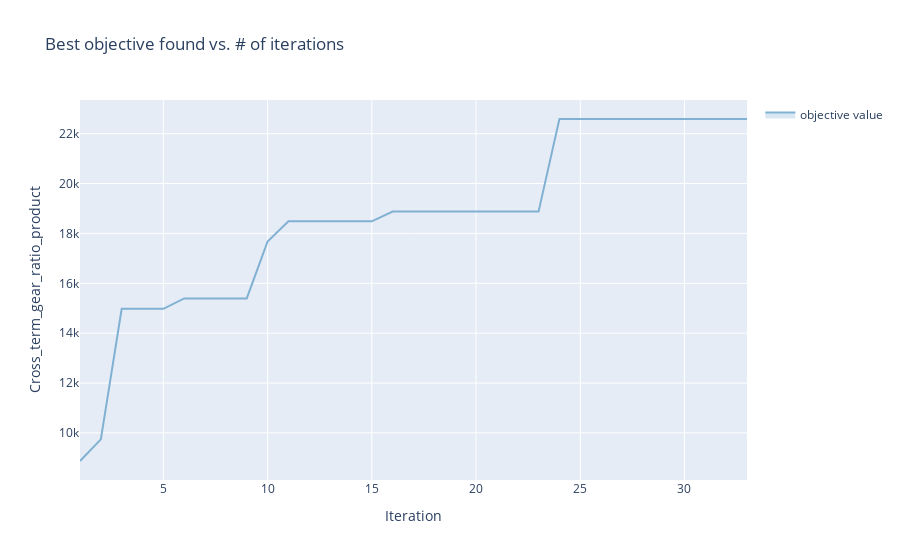

Here is the notebook cell this chart was saved with:
### Code cell
render(Tag_client.get_optimization_trace())

### Figure 1 — Plotly figure (JSON) as saved in the notebook; plotly's stock layout.template omitted (floating-point values rounded to 4 significant figures)
{"data": [{"hoverinfo": "none", "legendgroup": "", "line": {"width": 0}, "mode": "lines", "showlegend": false, "type": "scatter", "x": [1, 2, 3, 4, 5, 6, 7, 8, 9, 10, 11, 12, 13, 14, 15, 16, 17, 18, 19, 20, 21, 22, 23, 24, 25, 26, 27, 28, 29, 30, 31, 32, 33], "y": [8873.0, 9739.0, 14980.0, 14980.0, 14980.0, 15390.0, 15390.0, 15390.0, 15390.0, 17680.0, 18490.0, 18490.0, 18490.0, 18490.0, 18490.0, 18880.0, 18880.0, 18880.0, 18880.0, 18880.0, 18880.0, 18880.0, 18880.0, 22590.0, 22590.0, 22590.0, 22590.0, 22590.0, 22590.0, 22590.0, 22590.0, 22590.0, 22590.0]}, {"fill": "tonexty", "fillcolor": "rgba(128,177,211,0.3)", "legendgroup": "objective value", "line": {"color": "rgba(128,177,211,1)"}, "mode": "lines", "name": "objective value", "text": ["Parameterization has too many items to render on hover (16).", "Parameterization has too many items to render on hover (16).", "Parameterization has too many items to render on hover (16).", "Parameterization has too many items to render on hover (16).", "Parameterization has too many items to render on hover (16).", "Parameterization has too many items to render on hover (16).", "Parameterization has too many items to render on hover (16).", "Parameterization has too many items to render on hover (16).", "Parameterization has too many items to render on hover (16).", "Parameterization has too many items to render on hover (16).", "Parameterization has too many items to render on hover (16).", "Parameterization has too many items to render on hover (16).", "Parameterization has too many items to render on hover (16).", "Parameterization has too many items to render on hover (16).", "Parameterization has too many items to render on hover (16).", "Parameterization has too many items to render on hover (16).", "Parameterization has too many items to render on hover (16).", "Parameterization has too many items to render on hover (16).", "Parameterization has too many items to render on hover (16).", "Parameterization has too many items to render on hover (16).", "Parameterization has too many items to render on hover (16).", "Parameterization has too many items to render on hover (16).", "Parameterization has too many items to render on hover (16).", "Parameterization has too many items to render on hover (16).", "Parameterization has too many items to render on hover (16).", "Parameterization has too many items to render on hover (16).", "Parameterization has too many items to render on hover (16).", "Parameterization has too many items to render on hover (16).", "Parameterization has too many items to render on hover (16).", "Parameterization has too many items to render on hover (16).", "Parameterization has too many items to render on hover (16).", "Parameterization has too many items to render on hover (16).", "Parameterization has too many items to render on hover (16)."], "type": "scatter", "x": [1, 2, 3, 4, 5, 6, 7, 8, 9, 10, 11, 12, 13, 14, 15, 16, 17, 18, 19, 20, 21, 22, 23, 24, 25, 26, 27, 28, 29, 30, 31, 32, 33], "y": [8873.0, 9739.0, 14980.0, 14980.0, 14980.0, 15390.0, 15390.0, 15390.0, 15390.0, 17680.0, 18490.0, 18490.0, 18490.0, 18490.0, 18490.0, 18880.0, 18880.0, 18880.0, 18880.0, 18880.0, 18880.0, 18880.0, 18880.0, 22590.0, 22590.0, 22590.0, 22590.0, 22590.0, 22590.0, 22590.0, 22590.0, 22590.0, 22590.0]}, {"fill": "tonexty", "fillcolor": "rgba(128,177,211,0.3)", "hoverinfo": "none", "legendgroup": "", "line": {"width": 0}, "mode": "lines", "showlegend": false, "type": "scatter", "x": [1, 2, 3, 4, 5, 6, 7, 8, 9, 10, 11, 12, 13, 14, 15, 16, 17, 18, 19, 20, 21, 22, 23, 24, 25, 26, 27, 28, 29, 30, 31, 32, 33], "y": [8873.0, 9739.0, 14980.0, 14980.0, 14980.0, 15390.0, 15390.0, 15390.0, 15390.0, 17680.0, 18490.0, 18490.0, 18490.0, 18490.0, 18490.0, 18880.0, 18880.0, 18880.0, 18880.0, 18880.0, 18880.0, 18880.0, 18880.0, 22590.0, 22590.0, 22590.0, 22590.0, 22590.0, 22590.0, 22590.0, 22590.0, 22590.0, 22590.0]}], "layout": {"showlegend": true, "title": {"text": "Best objective found vs. # of iterations"}, "xaxis": {"title": {"text": "Iteration"}}, "yaxis": {"title": {"text": "Cross_term_gear_ratio_product"}}}}
